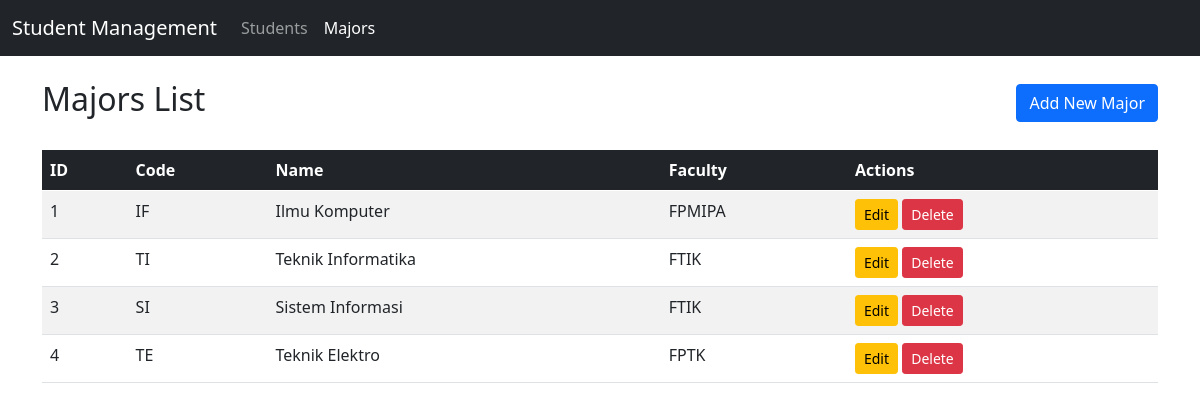
The app's page /tp_mvc/index.php?page=majors with its own data.
### tables this page shows
CREATE TABLE `majors` (
  `id` int(11) NOT NULL,
  `code` varchar(10) NOT NULL,
  `name` varchar(100) NOT NULL,
  `faculty` varchar(100) NOT NULL
);

### tp_mvc/controllers/MajorController.php (called while the page is built, shortened)
<?php
require_once "models/Major.php";
class MajorController
{
    private $majorModel;
    public function __construct()
    {
        $this->majorModel = new Major();
    }
    public function index()
    {
        $majors = $this->majorModel->getAll();
        require_once "views/majors/index.php";
    }
}

### tp_mvc/config/connection.php (called while the page is built, shortened)
<?php
class Connection
{
    private $servername = "localhost";
    private $username = "root";
    private $password = "";
    private $db_name = "tp_mvc";
    public $conn;
    public function __construct()
    {
        $this->conn = new mysqli($this->servername, $this->username, $this->password, $this->db_name);
    }
    public function getConnection()
    {
        return $this->conn;
    }
}

### tp_mvc/models/Major.php (called while the page is built, shortened)
<?php
require_once "config/connection.php";
class Major
{
    private $conn;
    public function __construct()
    {
        $connection = new Connection();
        $this->conn = $connection->getConnection();
    }
    public function getAll()
    {
        $sql = "SELECT * FROM majors";
        $result = $this->conn->query($sql);
        $data = [];
        if ($result->num_rows > 0) {
            while ($row = $result->fetch_assoc()) {
                $data[] = $row;
            }
        }
        return $data;
    }
}

### tp_mvc/views/majors/index.php (the view)
<?php require_once "views/templates/header.php"; ?>
<div class="d-flex justify-content-between align-items-center mb-4">
    <h2>Majors List</h2>
    <a href="index.php?page=majors&action=create" class="btn btn-primary">Add New Major</a>
</div>
<div class="table-responsive">
    <table class="table table-striped table-hover">
        <thead class="table-dark">
            <tr>
                <th>ID</th>
                <th>Code</th>
                <th>Name</th>
                <th>Faculty</th>
                <th>Actions</th>
            </tr>
        </thead>
        <tbody>
            <?php if (empty($majors)) : ?>
                <tr>
                    <td colspan="5" class="text-center">No majors found</td>
                </tr>
            <?php else : ?>
                <?php foreach ($majors as $major) : ?>
                    <tr>
                        <td><?= $major['id'] ?></td>
                        <td><?= $major['code'] ?></td>
                        <td><?= $major['name'] ?></td>
                        <td><?= $major['faculty'] ?></td>
                        <td>
                            <a href="index.php?page=majors&action=edit&id=<?= $major['id'] ?>" class="btn btn-sm btn-warning">Edit</a>
                            <a href="index.php?page=majors&action=delete&id=<?= $major['id'] ?>" class="btn btn-sm btn-danger" onclick="return confirm('Are you sure you want to delete this major?')">Delete</a>
                        </td>
                    </tr>
                <?php endforeach; ?>
            <?php endif; ?>
        </tbody>
    </table>
</div>
<?php require_once "views/templates/footer.php"; ?>

### records on screen
majors: id "1", code "IF", name "Ilmu Komputer", faculty "FPMIPA"
majors: id "2", code "TI", name "Teknik Informatika", faculty "FTIK"
majors: id "3", code "SI", name "Sistem Informasi", faculty "FTIK"
majors: id "4", code "TE", name "Teknik Elektro", faculty "FPTK"
